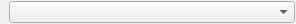
<?xml version="1.0" encoding="UTF-8"?>
<ui version="4.0">
 <class>IJVariableSelector</class>
 <widget class="QWidget" name="IJVariableSelector">
  <property name="geometry">
   <rect>
    <x>0</x>
    <y>0</y>
    <width>296</width>
    <height>22</height>
   </rect>
  </property>
  <property name="windowTitle">
   <string>Form</string>
  </property>
  <layout class="QHBoxLayout" name="horizontalLayout" stretch="0,0">
   <property name="spacing">
    <number>1</number>
   </property>
   <property name="leftMargin">
    <number>1</number>
   </property>
   <property name="topMargin">
    <number>1</number>
   </property>
   <property name="rightMargin">
    <number>1</number>
   </property>
   <property name="bottomMargin">
    <number>1</number>
   </property>
   <item>
    <widget class="QLabel" name="lblCaption">
     <property name="text">
      <string/>
     </property>
    </widget>
   </item>
   <item>
    <widget class="QComboBox" name="cmbVariable">
     <property name="sizePolicy">
      <sizepolicy hsizetype="MinimumExpanding" vsizetype="Fixed">
       <horstretch>0</horstretch>
       <verstretch>0</verstretch>
      </sizepolicy>
     </property>
    </widget>
   </item>
  </layout>
 </widget>
 <resources/>
 <connections>
  <connection>
   <sender>cmbVariable</sender>
   <signal>currentIndexChanged(int)</signal>
   <receiver>IJVariableSelector</receiver>
   <slot>onSelection(int)</slot>
   <hints>
    <hint type="sourcelabel">
     <x>115</x>
     <y>10</y>
    </hint>
    <hint type="destinationlabel">
     <x>115</x>
     <y>10</y>
    </hint>
   </hints>
  </connection>
 </connections>
 <slots>
  <slot>onSelection(int)</slot>
 </slots>
</ui>
